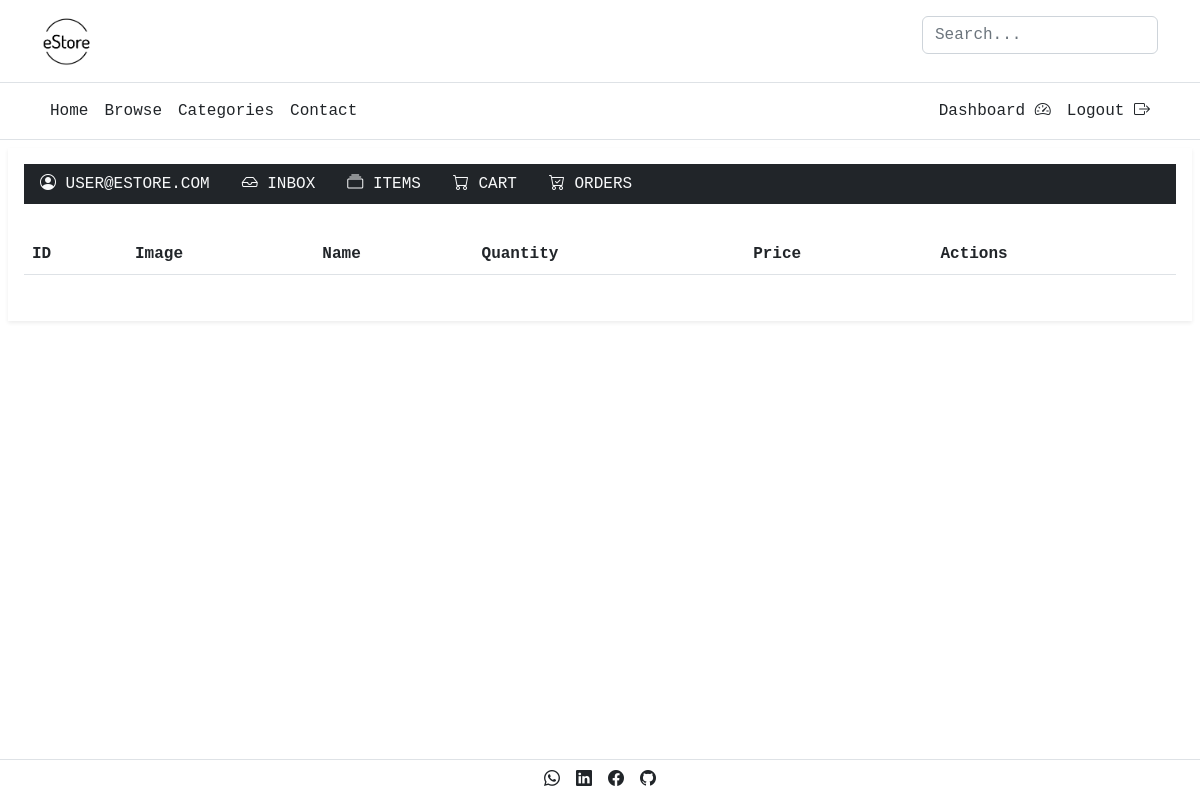
The app's page /cart/ (signed in), older data.
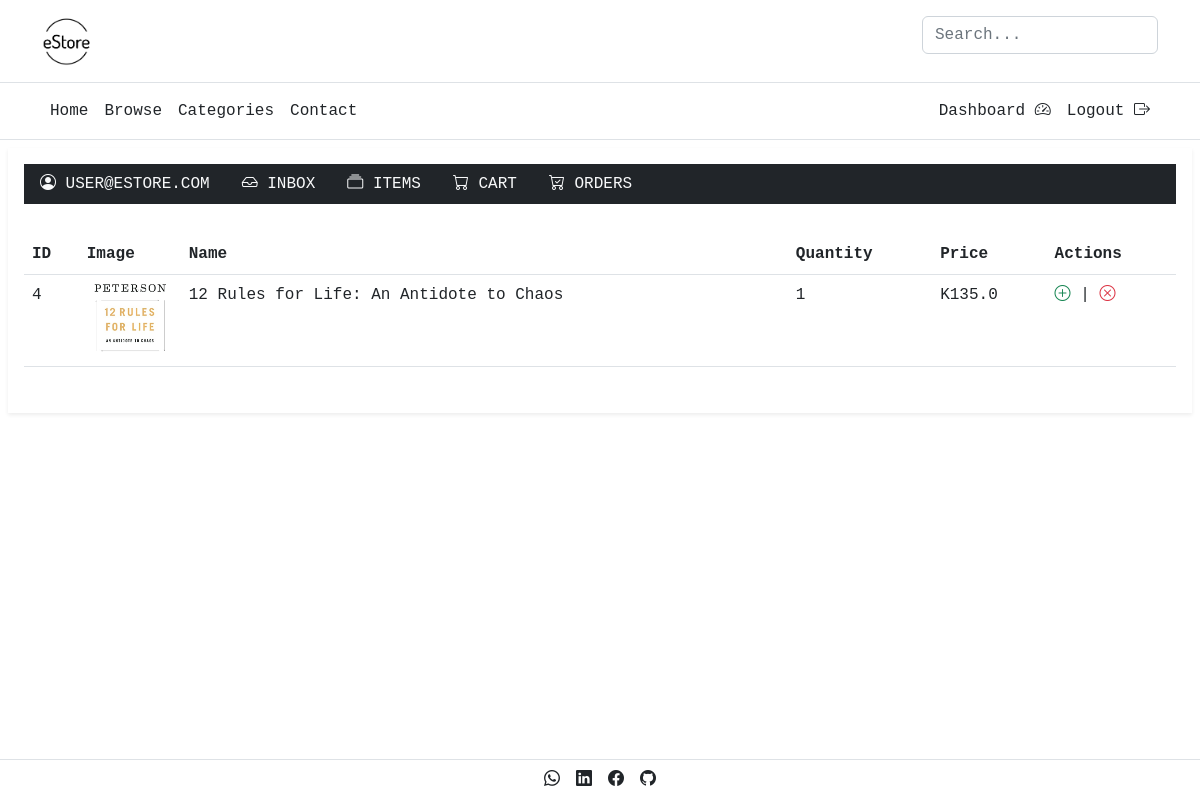
The same page, newer data.
### cart/models.py (models this page shows, shortened)
class Cart(models.Model):
    user = models.ForeignKey(User, related_name='user', on_delete=models.CASCADE)
    item = models.ForeignKey(Item, related_name='item', on_delete=models.CASCADE)
    quantity = models.IntegerField(default=1)
    total_price = models.FloatField(null=True, blank=True)
    created_on = models.DateTimeField(auto_now_add=True)
    modified_on = models.DateTimeField(auto_now=True)
    is_ordered = models.BooleanField(default=False)

### item/models.py (models this page shows, shortened)
class Item(models.Model):
    category = models.ForeignKey(Category, related_name='items', on_delete=models.CASCADE)
    name = models.CharField(max_length=255)
    description = models.TextField(blank=True, null=True)
    price = models.FloatField()
    image = models.ImageField(upload_to='item_images', blank=True, null=True)
    is_sold = models.BooleanField(default=False)
    created_by = models.ForeignKey(User, related_name='items', on_delete=models.CASCADE)
    created_at = models.DateTimeField(auto_now_add=True)
    viewed = models.IntegerField(default=1)
    class Meta:
        ordering = ('name',)

### cart/views.py (the view)
# urls.py: path('', views.index, name='cart'),
@login_required
def index(request):
    cart_items = Cart.objects.filter(user=request.user).filter(is_ordered=False)
    context = {
        'cart_items': cart_items
    }
    return render(request, 'cart/index.html', context)

### cart/templates/cart/index.html (shortened to what this page needs)
{% extends 'dashboard/base.html' %}
{% block dashboard_content %}
<div style="margin-top: 30px; margin-bottom: 30px;">
    <table class="table" id="table">
        <thead>
            <tr>
                <th>ID</th>
                <th>Image</th>
                <th>Name</th>
                <th>Quantity</th>
                <th>Price</th>
                <th>Actions</th>
            </tr>
        </thead>
        <tbody>
            {% for cart_item in cart_items %}
                <tr>
                    <td>{{ cart_item.id }}</td>
                    <td><a href="{% url 'item:detail' cart_item.item.id %}"><img src="{{ cart_item.item.image.url }}" alt="{{ cart_item.item.name }}" class="small-item-cover-img"></a></td>
                    <td><a href="{% url 'item:detail' cart_item.item.id %}" class="text-decoration-none text-dark">{{ cart_item.item.name }}</a></td>
                    <td>{{ cart_item.quantity }}</td>
                    <td>K{{ cart_item.total_price }}</td>
                    <td>
                        <a href="{% url 'cart:edit' cart_item.id %}" class="text-success text-decoration-none"><i class="bi bi-plus-circle"></i></a> | <a href="{% url 'cart:delete' cart_item.id %}" class="text-danger text-decoration-none"><i class="bi bi-x-circle"></i></a>
                    </td>
                </tr>
            {% endfor %}
        </tbody>
    </table>
</div>
{% endblock dashboard_content %}

Row changes from the older to the newer data that the page shows:
added Cart: id "4", item.image (picture), item.name "12 Rules for Life: An Antidote to Chaos", quantity "1", total_price "135.0"
